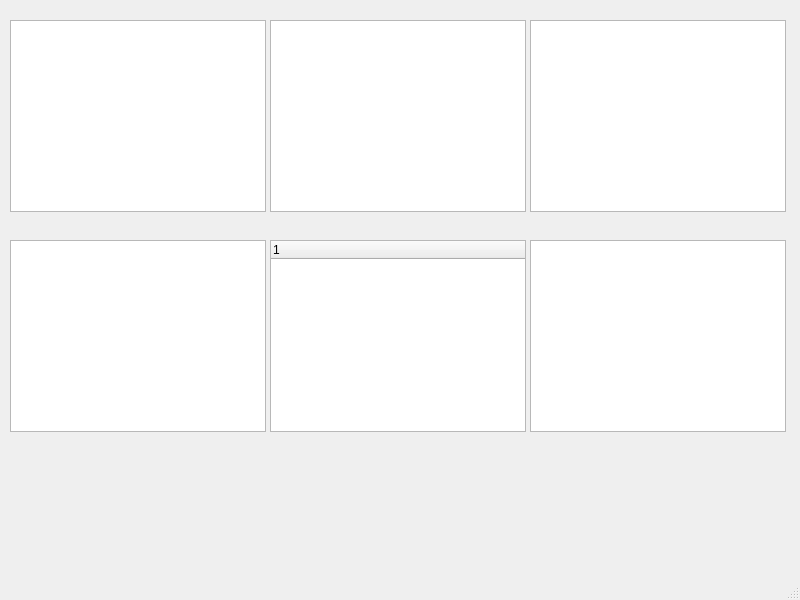
<?xml version="1.0" encoding="UTF-8"?>
<ui version="4.0">
 <class>MainWindow</class>
 <widget class="QMainWindow" name="MainWindow">
  <property name="geometry">
   <rect>
    <x>0</x>
    <y>0</y>
    <width>800</width>
    <height>600</height>
   </rect>
  </property>
  <property name="windowTitle">
   <string>MainWindow</string>
  </property>
  <widget class="QWidget" name="centralwidget">
   <widget class="QListView" name="listView">
    <property name="geometry">
     <rect>
      <x>10</x>
      <y>20</y>
      <width>256</width>
      <height>192</height>
     </rect>
    </property>
   </widget>
   <widget class="QTreeView" name="treeView">
    <property name="geometry">
     <rect>
      <x>270</x>
      <y>20</y>
      <width>256</width>
      <height>192</height>
     </rect>
    </property>
   </widget>
   <widget class="QListWidget" name="listWidget">
    <property name="geometry">
     <rect>
      <x>10</x>
      <y>240</y>
      <width>256</width>
      <height>192</height>
     </rect>
    </property>
   </widget>
   <widget class="QTreeWidget" name="treeWidget">
    <property name="geometry">
     <rect>
      <x>270</x>
      <y>240</y>
      <width>256</width>
      <height>192</height>
     </rect>
    </property>
    <column>
     <property name="text">
      <string notr="true">1</string>
     </property>
    </column>
   </widget>
   <widget class="QTableView" name="tableView">
    <property name="geometry">
     <rect>
      <x>530</x>
      <y>20</y>
      <width>256</width>
      <height>192</height>
     </rect>
    </property>
   </widget>
   <widget class="QTableWidget" name="tableWidget">
    <property name="geometry">
     <rect>
      <x>530</x>
      <y>240</y>
      <width>256</width>
      <height>192</height>
     </rect>
    </property>
   </widget>
  </widget>
  <widget class="QMenuBar" name="menubar">
   <property name="geometry">
    <rect>
     <x>0</x>
     <y>0</y>
     <width>800</width>
     <height>23</height>
    </rect>
   </property>
  </widget>
  <widget class="QStatusBar" name="statusbar"/>
 </widget>
 <resources/>
 <connections/>
</ui>
